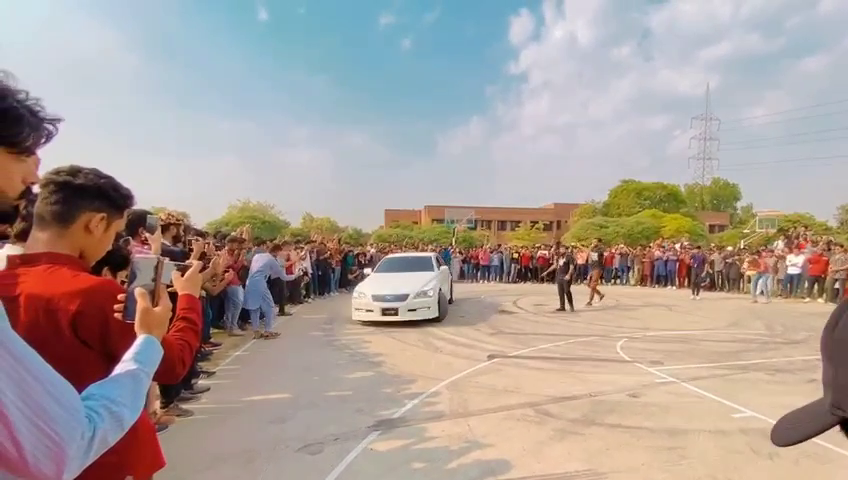
#> input picture frame 60 of 09 open-CV/resources/car.mp4, 848 x 480 px
$ python '08 video to black n white.py'
#> lines starting #> are read from the running program, lines starting #| are printed output that depends on the picture; after the words box and inside, x2 and y2 are one past the last pixel; in counts of white or black regions, pixels touching at a corner belong together
import cv2 as cv
cap = cv.VideoCapture("resources/car.mp4")

if (cap.isOpened() == False):
    print("Error while reading video")

while(True):
    (ret, frame) = cap.read()
#> frame is the input picture: shape (480, 848, 3); mean B, G, R 153.5, 159.2, 171.7
    grayframe = cv.cvtColor(frame, cv.COLOR_BGR2GRAY)
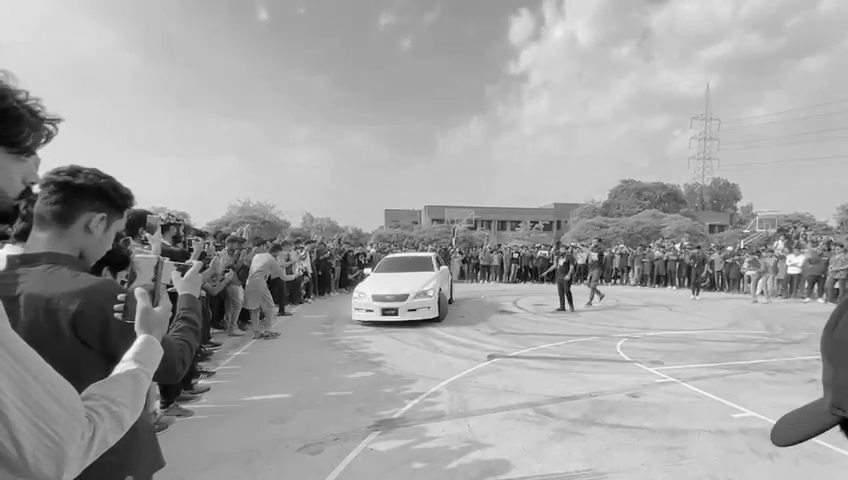
#> grayframe: shape (480, 848); min 0, max 254, mean 162.3
    (thresh,binary) = cv.threshold(grayframe,127,255,cv.THRESH_BINARY)
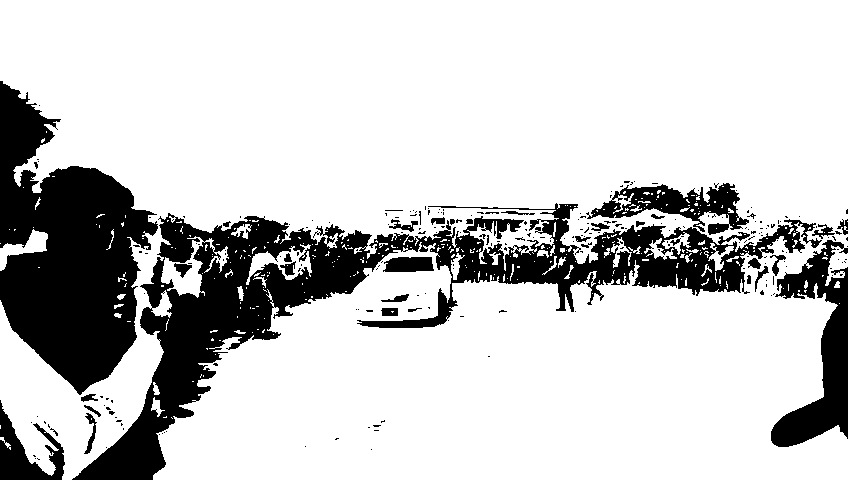
#> binary: shape (480, 848); 79.3% white; 243 black regions (209 under 20 px), largest, box (x1, y1, x2, y2) and area: (72, 203, 822, 480) 40447, (0, 81, 158, 395) 27852, (771, 240, 848, 447) 6874

    if ret == True:
        cv.imshow("Video", binary)
        if cv.waitKey(1) & 0xff == ord('q'):
#> (key q is pressed here)
            break
    else:
        break

cap.release()
cv.destroyAllWindows()

$ run again, starting later in the video
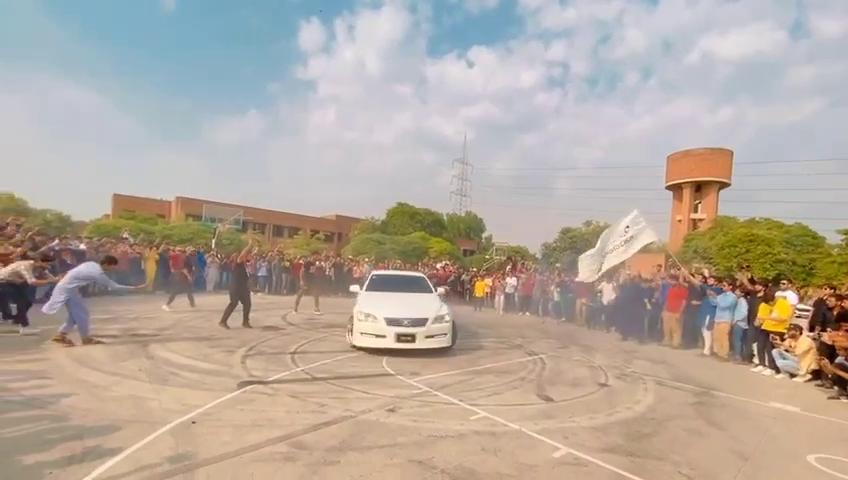
#> input picture frame 273 of 09 open-CV/resources/car.mp4, 848 x 480 px
#> frame is the input picture: shape (480, 848, 3); mean B, G, R 158.1, 169.1, 181
#> `grayframe = cv.cvtColor(frame, cv.COLOR_BGR2GRAY)`:
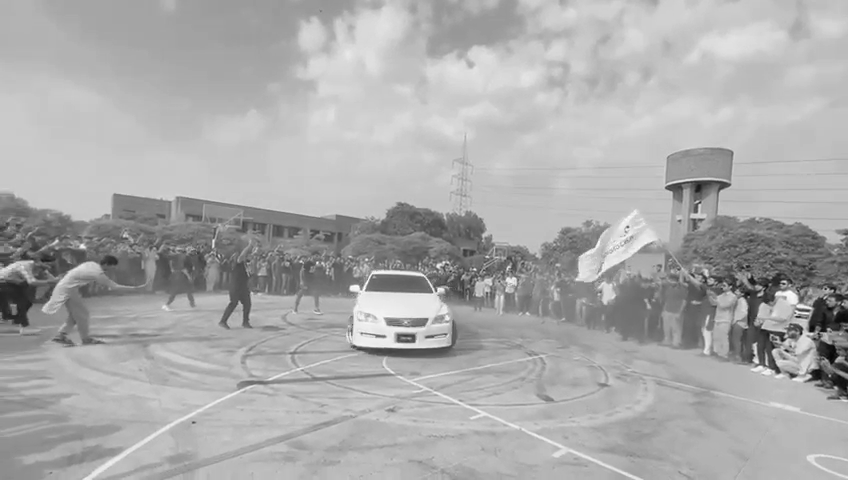
#> grayframe: shape (480, 848); min 6, max 255, mean 171.4
#> `(thresh,binary) = cv.threshold(grayframe,127,255,cv.THRESH_BINARY)`:
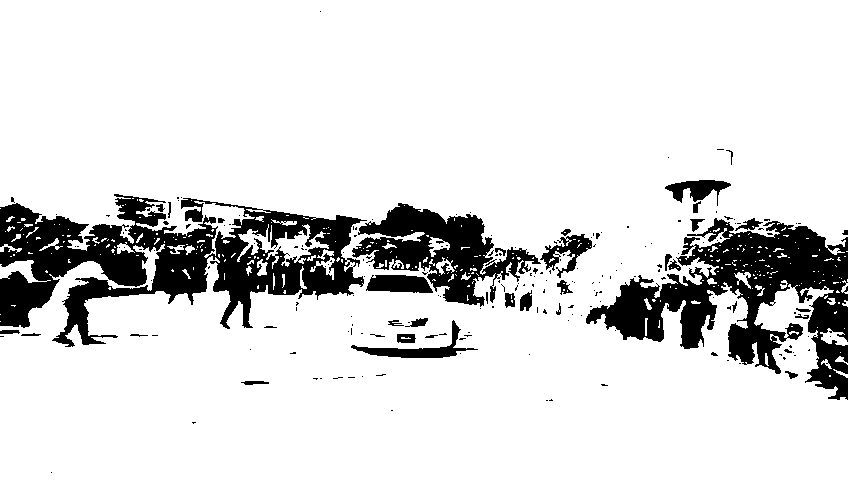
#> binary: shape (480, 848); 86% white; 208 black regions (169 under 20 px), largest, box (x1, y1, x2, y2) and area: (0, 194, 367, 347) 24292, (586, 218, 848, 400) 18522, (352, 203, 541, 307) 7965

$ run again, starting later in the video
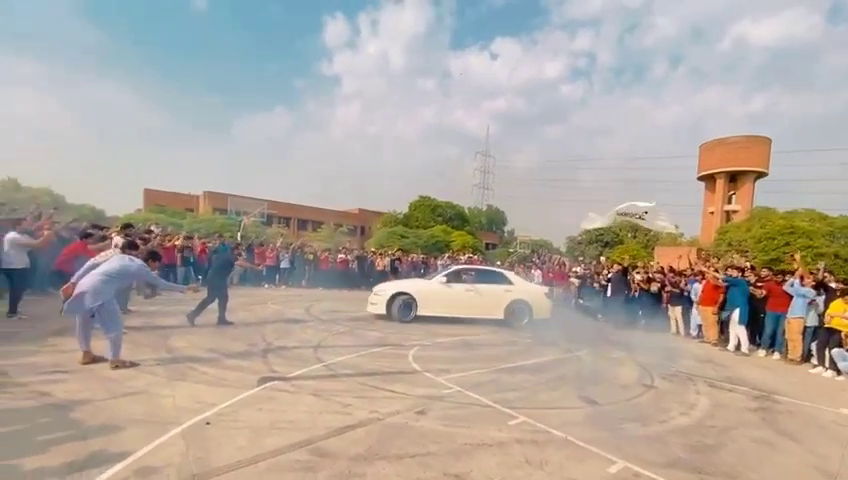
#> input picture frame 485 of 09 open-CV/resources/car.mp4, 848 x 480 px
#> frame is the input picture: shape (480, 848, 3); mean B, G, R 158.5, 167.1, 176.8
#> `grayframe = cv.cvtColor(frame, cv.COLOR_BGR2GRAY)`:
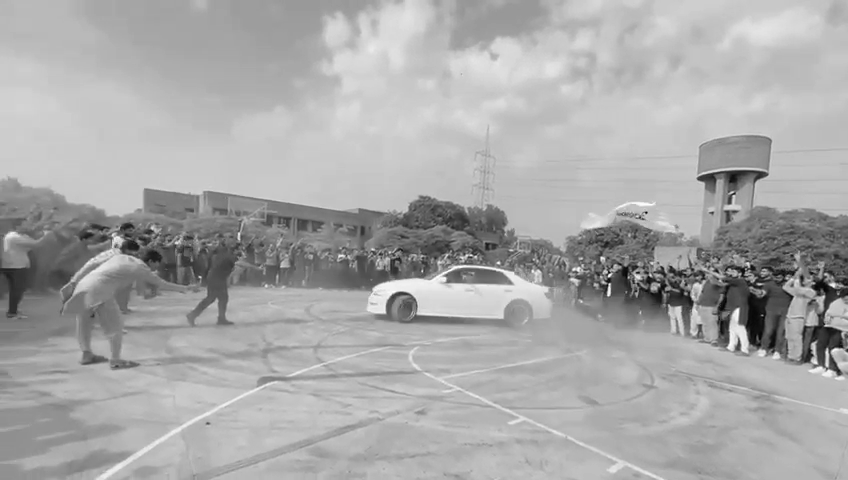
#> grayframe: shape (480, 848); min 1, max 255, mean 169
#> `(thresh,binary) = cv.threshold(grayframe,127,255,cv.THRESH_BINARY)`:
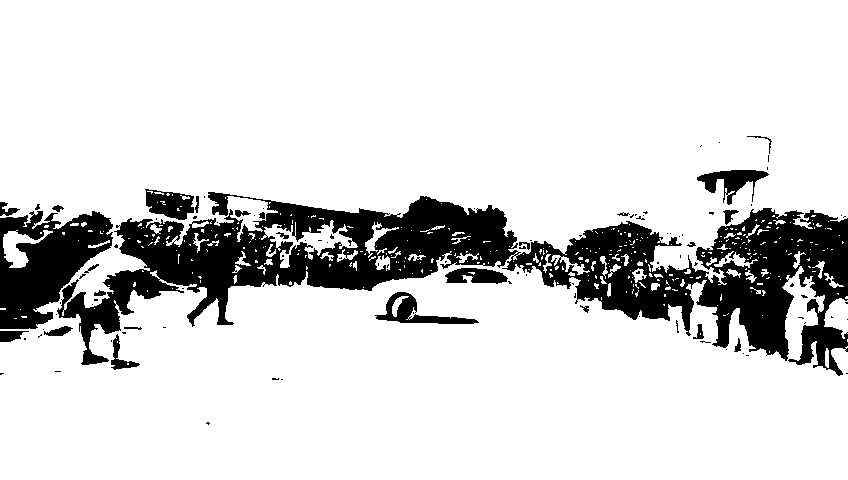
#> binary: shape (480, 848); 84.4% white; 108 black regions (82 under 20 px), largest, box (x1, y1, x2, y2) and area: (57, 192, 848, 376) 49914, (0, 211, 113, 329) 7728, (375, 292, 479, 324) 1101
